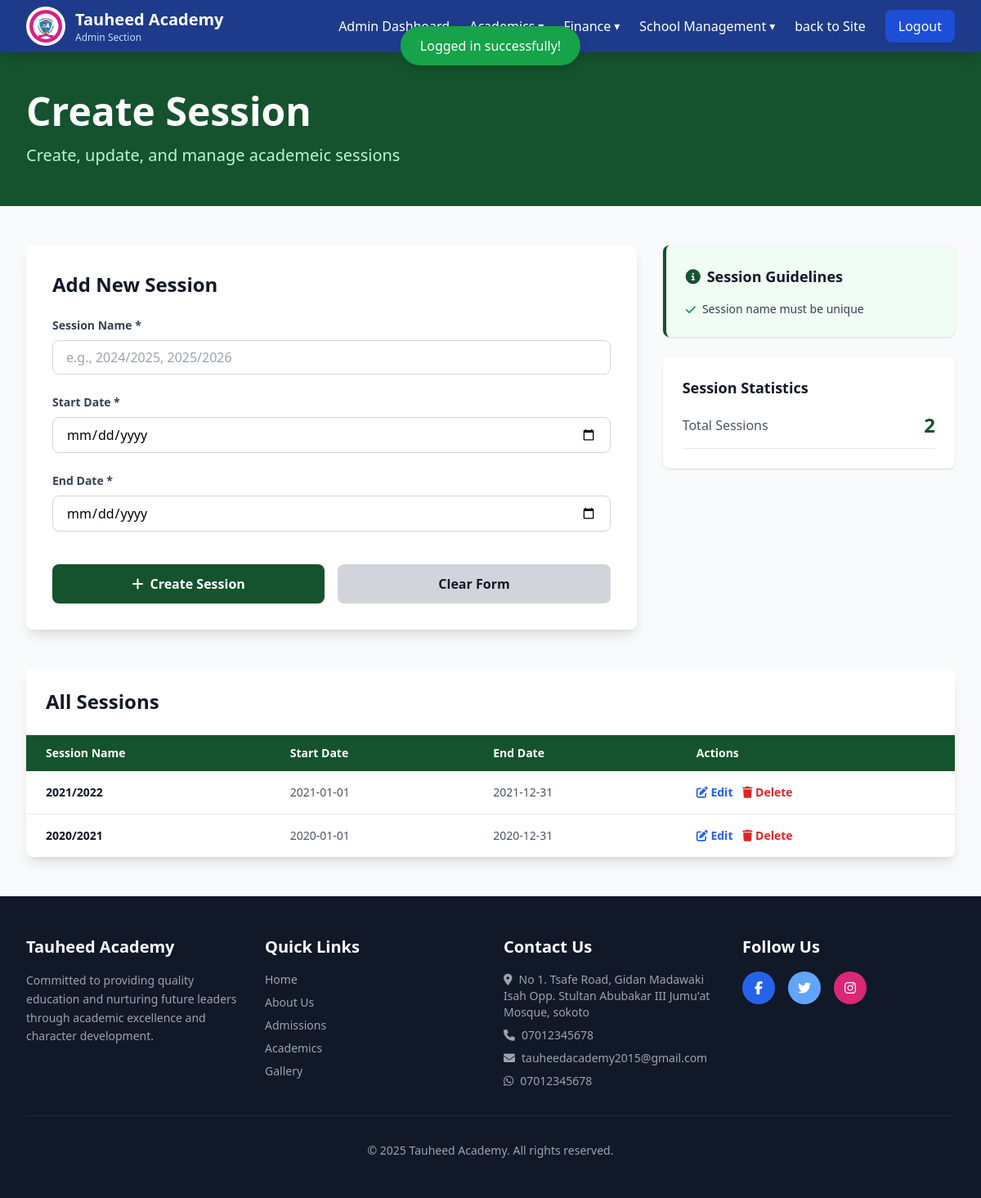
The app's page /pages/admin/term-session-management/session-create.php (signed in), older data.
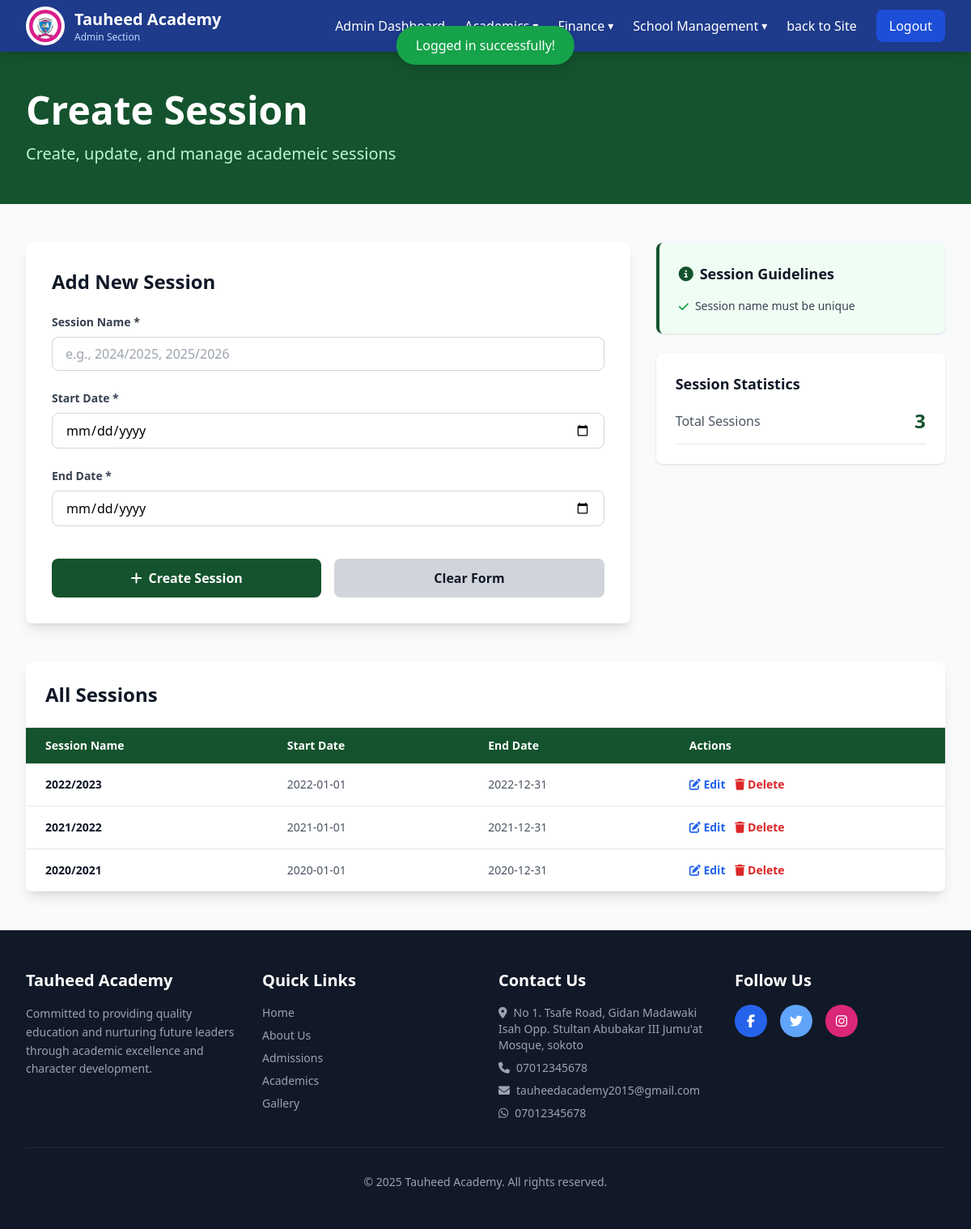
The same page, newer data.
### tables this page shows
CREATE TABLE `sessions` (
  `id` int(11) NOT NULL,
  `name` varchar(100) NOT NULL,
  `start_date` date DEFAULT NULL,
  `end_date` date DEFAULT NULL,
  `status` enum('pending','ongoing','finished') DEFAULT 'pending',
  `created_at` timestamp NOT NULL DEFAULT current_timestamp(),
  `deleted_at` datetime DEFAULT NULL,
  `updated_at` timestamp NOT NULL DEFAULT current_timestamp() ON UPDATE current_timestamp()
);

### routes/functions.php (called while the page is built, shortened)
<?php
include(__DIR__ .  '/./web.php');
function route($name)
{
    global $routes, $baseUrl;
    if (isset($routes[$name])) {
        return $routes[$name]['url'];
    }
    return $baseUrl . "/index.php";
}
function countDataTotal($table, $haveActivity = false)
{
    global $pdo;
    $totalQuery = $pdo->query("SELECT COUNT(*) AS total FROM $table WHERE deleted_at IS NULL");
    $total = number_format($totalQuery->fetch(PDO::FETCH_ASSOC)['total']);
    return ['total' => $total];
}

### routes/web.php (called while the page is built, shortened)
<?php
$protocol = (!empty($_SERVER['HTTPS']) && $_SERVER['HTTPS'] !== 'off') ? "https" : "http";
$host = $_SERVER['HTTP_HOST'];
if ($host === 'localhost' || preg_match('/^192\.168\./', $host)) {
    $baseUrl = $protocol . "://" . $host . "/tauheed-academy-project";
} else {
    $baseUrl = $protocol . "://" . $host;
}

### pages/admin/term-session-management/session-create.php (the view, shortened to what the changed rows need)
<?php
include(__DIR__ . '/../../../includes/header.php');
$stmt = $pdo->prepare("SELECT * FROM sessions WHERE deleted_at IS NULL ORDER BY updated_at DESC LIMIT 10");
$stmt->execute();
$sessions_list = $stmt->fetchAll(PDO::FETCH_ASSOC);
$sessionsCount = countDataTotal('sessions')['total'];
?>
<body class="bg-gray-50">
    <?php include(__DIR__ . '/../includes/admins-section-nav.php') ?>
    <section class="bg-green-900 text-white py-12">
        <div class="max-w-7xl mx-auto px-4 sm:px-6 lg:px-8">
            <h1 class="text-4xl md:text-5xl font-bold mb-4">Create Session</h1>
        </div>
    </section>
    <section class="py-12 bg-gray-50">
        <div class="max-w-7xl mx-auto px-4 sm:px-6 lg:px-8">
            <div class="grid md:grid-cols-3 gap-8">
                <div class="md:col-span-2">
                    <div class="bg-white rounded-lg shadow-lg p-8">
                        <h2 class="text-2xl font-bold text-gray-900 mb-6">Add New Session</h2>
                    </div>
                </div>
                <div class="md:col-span-1">
                    <div class="mt-6 bg-white rounded-lg shadow p-6">
                        <div class="space-y-3">
                            <div class="flex justify-between items-center pb-3 border-b">
                                <span class="text-gray-600">Total Sessions</span>
                                <span class="text-2xl font-bold text-green-900" id="totalClasses"><?= $sessionsCount; ?></span>
                            </div>
                        </div>
                    </div>
                </div>
            </div>
            <div class="mt-12 bg-white rounded-lg shadow-lg overflow-hidden">
                <div class="p-6 border-b border-gray-200">
                    <h2 class="text-2xl font-bold text-gray-900">All Sessions</h2>
                </div>
                <div class="overflow-x-auto">
                    <table class="w-full">
                        <thead class="bg-green-900 text-white">
                            <tr>
                                <th class="px-6 py-3 text-left text-sm font-semibold">Session Name</th>
                                <th class="px-6 py-3 text-left text-sm font-semibold">Start Date</th>
                                <th class="px-6 py-3 text-left text-sm font-semibold">End Date</th>
                                <th class="px-6 py-3 text-left text-sm font-semibold">Actions</th>
                            </tr>
                        </thead>
                        <tbody id="classesTableBody" class="divide-y divide-gray-200">
                            <?php if (count($sessions_list) > 0): ?>
                                <?php foreach ($sessions_list as $session): ?>
                                    <tr class="hover:bg-gray-50">
                                        <td class="px-6 py-4 text-sm font-semibold text-gray-900"> <?= $session['name'] ?></td>
                                        <td class="px-6 py-4 text-sm text-gray-600"><?= $session['start_date'] ?></td>
                                        <td class="px-6 py-4 text-sm text-gray-600"><?= $session['end_date'] ?></td>
                                        <td class="px-6 py-4 text-sm space-x-2">
                                            <a href="<?= route('update-session'); ?>?id=<?= $session['id'] ?>">
                                                <button class="text-blue-600 hover:text-blue-900 font-semibold">
                                                    <i class="fas fa-edit"></i> Edit
                                                </button>
                                            </a>
                                            <a href="<?= route('delete-session') . '?id=' . $session['id'] ?>">
                                                <button class="text-red-600 hover:text-red-900 font-semibold">
                                                    <i class="fas fa-trash"></i> Delete
                                                </button>
                                        </td>
                                    </tr>
                                <?php endforeach ?>
                            <?php else: ?>
                                <tr class="text-center py-8">
                                    <td colspan="7" class="px-6 py-8 text-gray-500">No Session created yet</td>
                                </tr>
                            <?php endif ?>
                        </tbody>
                    </table>
                </div>
            </div>
        </div>
    </section>
</body>
</html>

Row changes from the older to the newer data that the page shows:
added sessions: name "2022/2023", start_date "2022-01-01", end_date "2022-12-31"
Text that changed along with them:
$sessionsCount: "2" → "3"
